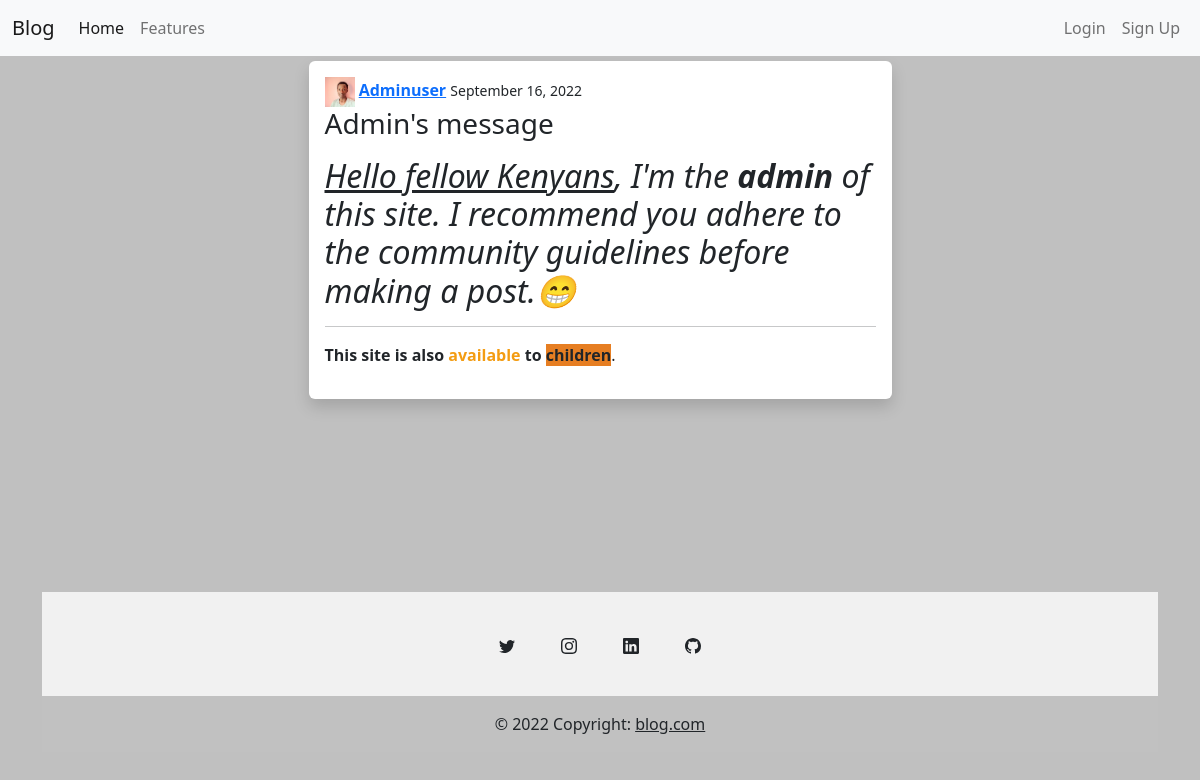
The page /post/admins-message/ on the database its author committed.
### blog/models.py (models this page shows, shortened)
class Post(models.Model):
    user = models.ForeignKey(User, on_delete=models.CASCADE)
    slug = models.SlugField(max_length=50, null=True, blank=True)
    title = models.CharField(max_length=50)
    content = RichTextField()
    date_posted = models.DateTimeField(default=timezone.now)
    class Meta:
        ordering = ["-date_posted"]

### users/models.py (models this page shows, shortened)
class User(AbstractUser):
    email = models.EmailField(_("email address"))

class Profile(models.Model):
    user = models.OneToOneField(User, on_delete=models.CASCADE)
    bio = models.TextField(blank=True)
    image = models.ImageField(default="default.jpg", upload_to="profile_pics")
    city = models.CharField(max_length=20, blank=True)
    url = models.URLField(blank=True)

### blog/views.py (the view)
# urls.py: path("post/<slug:slug>/", views.PostDetailView.as_view(), name="post-detail"),
class PostDetailView(DetailView):
    model = Post
    template_name = "blog/post_detail.html"
    context_object_name = "post"

### blog/templates/blog/post_detail.html (shortened to what this page needs)
{% extends 'base.html' %}
{% block content %}
<div class="content">
    <div class="row">
        <div class="col-md-6 offset-md-3">
            <div class="shadow p-3 mb-2 bg-body rounded">
                <div>
                    <img src="{{ post.user.profile.image.url }}" alt="" width = "30px" height = "30px">
                    <a href = "{% url 'users:user_profile' post.user.username %}"> <strong>{{ post.user.username|capfirst }}</strong></a>
                    <small> {{ post.date_posted|date:"F d, Y" }} </small>
                </div>
                <h3>{{ post.title }}</h3>
                <p> {{ post.content|safe }} </p>
            </div>
        </div>
    </div>
</div>
{% endblock content %}

### users/static/users/css/settings.css (style rules this page uses)
body { margin-top:20px; color: #1a202c; text-align: left; background-color: #e2e8f0; }

### templates/base.html (style rules this page uses)
body { background-color:silver; }
.content { margin:5px; }

### rows shown on the page
Post: user.profile.image (picture), user.username "Adminuser", date_posted "September 16, 2022", title "Admin's message", content "Hello fellow Kenyans , I'm the admin of this site. I recommend you adhere to the community guidelines before making a post.😁 This site is also available to children ."
